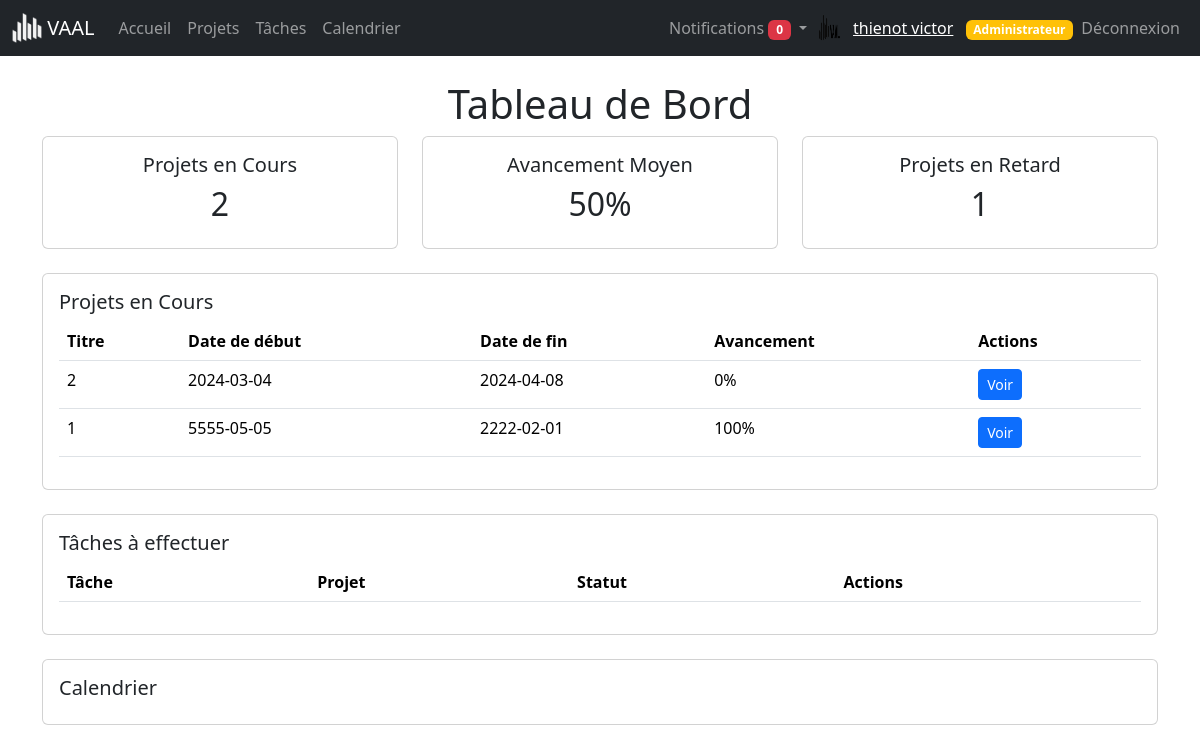
The page /dashboard.php (signed in) on the database as committed earlier.
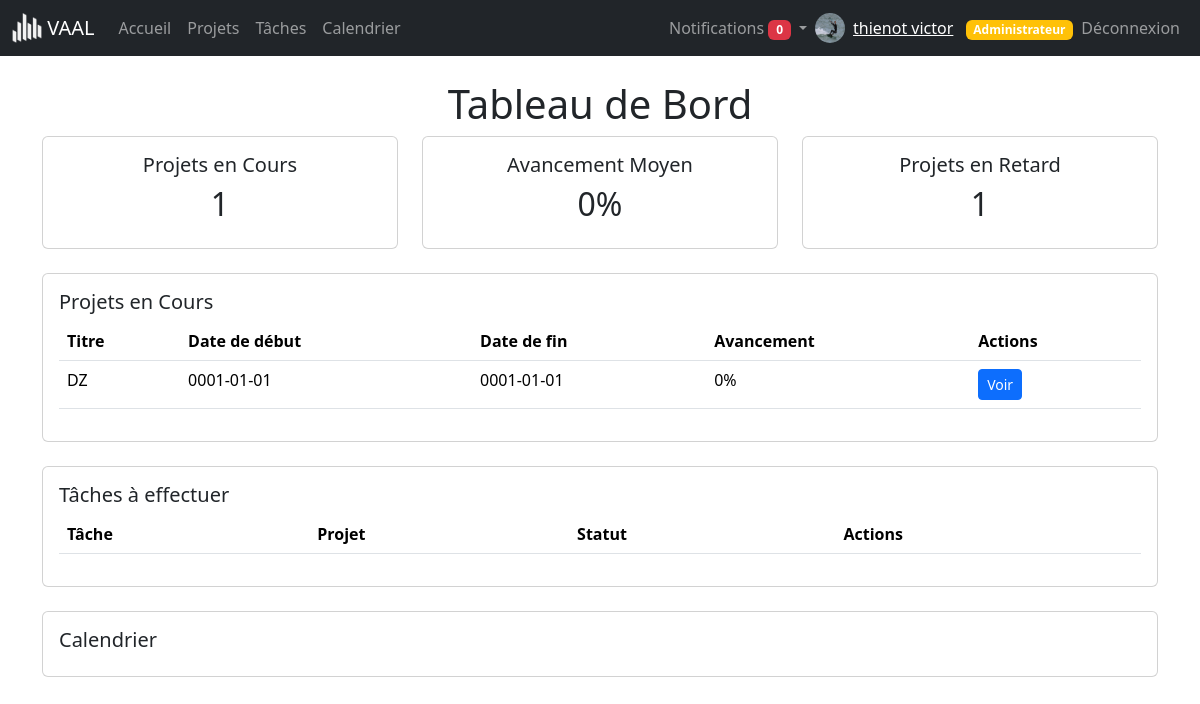
The same page on the database as committed later.
### tables this page shows
CREATE TABLE `users` (
  `id` int(11) NOT NULL,
  `profile` varchar(255) NOT NULL,
  `nom` varchar(50) NOT NULL,
  `prenom` varchar(255) NOT NULL,
  `email` varchar(100) NOT NULL,
  `password` varchar(255) NOT NULL,
  `role` enum('member','manager','admin') DEFAULT 'member',
  `activation` enum('oui','non') NOT NULL DEFAULT 'non'
);

CREATE TABLE `projects` (
  `id` int(11) NOT NULL,
  `title` varchar(100) NOT NULL,
  `description` text DEFAULT NULL,
  `start_date` date DEFAULT NULL,
  `end_date` date DEFAULT NULL,
  `budget` decimal(10,2) DEFAULT NULL,
  `manager_id` int(11) DEFAULT NULL,
  `color` varchar(7) NOT NULL DEFAULT '#FFFFFF',
  `cahier_charge` varchar(255) DEFAULT NULL,
  `user_team_id` int(11) DEFAULT NULL
);

### dashboard.php (the view, shortened to what this page needs)
<?php
include 'includes/connect.php';
include 'includes/navbar.php';
$user_id = $_SESSION['user_id'];
$projectsStmt = $pdo->prepare("
    SELECT p.id, p.title, p.start_date, p.end_date, p.budget,
           (SELECT COUNT(*) FROM Tasks t WHERE t.project_id = p.id) as total_tasks,
           (SELECT COUNT(*) FROM Tasks t WHERE t.project_id = p.id AND t.status = 'completed') as completed_tasks
    FROM Projects p
    WHERE p.manager_id = :user_id OR EXISTS (
        SELECT 1 FROM User_Team ut WHERE ut.project_id = p.id AND ut.user_id = :user_id
    )
    ORDER BY p.start_date ASC
");
$projectsStmt->execute(['user_id' => $user_id]);
$projects = $projectsStmt->fetchAll(PDO::FETCH_ASSOC);
$totalProjects = count($projects);
$totalProgress = 0;
$totalDelay = 0;
foreach ($projects as $project) {
    $progress = ($project['total_tasks'] > 0)
        ? ($project['completed_tasks'] / $project['total_tasks']) * 100
        : 0;
    $totalProgress += $progress;
    if (new DateTime($project['end_date']) < new DateTime()) {
        $totalDelay++;
    }
}
$averageProgress = ($totalProjects > 0) ? $totalProgress / $totalProjects : 0;
?>
<!DOCTYPE html>
<html lang="fr">
<head>
    <link href="https://cdn.jsdelivr.net/npm/bootstrap@5.3.3/dist/css/bootstrap.min.css" rel="stylesheet">
    <link href="https://cdnjs.cloudflare.com/ajax/libs/fullcalendar/3.10.0/fullcalendar.min.css" rel="stylesheet">
</head>
<body>
<div class="container mt-4">
    <h1 class="text-center">Tableau de Bord</h1>
    <div class="row mb-4">
        <div class="col-md-4">
            <div class="card text-center">
                <div class="card-body">
                    <h5>Projets en Cours</h5>
                    <p class="h2"><?php echo $totalProjects; ?></p>
                </div>
            </div>
        </div>
        <div class="col-md-4">
            <div class="card text-center">
                <div class="card-body">
                    <h5>Avancement Moyen</h5>
                    <p class="h2"><?php echo round($averageProgress, 2); ?>%</p>
                </div>
            </div>
        </div>
        <div class="col-md-4">
            <div class="card text-center">
                <div class="card-body">
                    <h5>Projets en Retard</h5>
                    <p class="h2"><?php echo $totalDelay; ?></p>
                </div>
            </div>
        </div>
    </div>
    <div class="card mb-4">
        <div class="card-body">
            <h5 class="card-title">Projets en Cours</h5>
            <table class="table table-hover">
                <thead>
                <tr>
                    <th>Titre</th>
                    <th>Date de début</th>
                    <th>Date de fin</th>
                    <th>Avancement</th>
                    <th>Actions</th>
                </tr>
                </thead>
                <tbody>
                <?php foreach ($projects as $project): ?>
                    <?php $progress = ($project['total_tasks'] > 0)
                        ? ($project['completed_tasks'] / $project['total_tasks']) * 100
                        : 0; ?>
                    <tr>
                        <td><?php echo htmlspecialchars($project['title']); ?></td>
                        <td><?php echo htmlspecialchars($project['start_date']); ?></td>
                        <td><?php echo htmlspecialchars($project['end_date']); ?></td>
                        <td><?php echo round($progress, 2); ?>%</td>
                        <td><a href="views/index.php?selected_project=<?php echo $project['id']; ?>" class="btn btn-primary btn-sm">Voir</a></td>
                    </tr>
                <?php endforeach; ?>
                </tbody>
            </table>
        </div>
    </div>
    <div class="card mb-4">
        <div class="card-body">
            <h5 class="card-title">Tâches à effectuer</h5>
            <table class="table table-hover">
                <thead>
                <tr>
                    <th>Tâche</th>
                    <th>Projet</th>
                    <th>Statut</th>
                    <th>Actions</th>
                </tr>
                </thead>
            </table>
        </div>
    </div>
    <div class="card">
        <div class="card-body">
            <h5 class="card-title">Calendrier</h5>
        </div>
    </div>
</div>
</body>
</html>

### includes/navbar.php (shortened to what this page needs)
<?php
include $_SERVER['DOCUMENT_ROOT'].'/Project-Management-App/includes/connect.php';
$user_id = $_SESSION['user_id'];
$stmt = $pdo->prepare("SELECT * FROM users WHERE id = ?");
$stmt->execute([$user_id]);
$user = $stmt->fetch(PDO::FETCH_ASSOC);
$notificationsStmt = $pdo->prepare("SELECT * FROM notifications WHERE user_id = ? AND is_read = 0 ORDER BY created_at DESC");
$notificationsStmt->execute([$user_id]);
$notifications = $notificationsStmt->fetchAll();
$notificationCount = count($notifications);
$user_name = htmlspecialchars($user['nom'] . ' ' . $user['prenom']);
$profile_image = !empty($user['profile']) ? $user['profile'] : 'assets/images/default-profile.png';
$user_role = $user['role'];
?>
<nav class="navbar navbar-expand-lg navbar-dark bg-dark">
    <div class="container-fluid">
        <a class="navbar-brand" href="/Project-Management-App/index.php">
            <img src="/Project-Management-App/assets/images/logo_white.png" alt="Logo" width="30" height="30" class="d-inline-block align-top">
            VAAL
        </a>
        <div class="collapse navbar-collapse" id="navbarNav">
            <ul class="navbar-nav me-auto mb-2 mb-lg-0">
                <li class="nav-item">
                    <a class="nav-link" href="/Project-Management-App/dashboard.php">Accueil</a>
                </li>
                <li class="nav-item">
                    <a class="nav-link" href="/Project-Management-App/views/projects/view.php">Projets</a>
                </li>
                <li class="nav-item">
                    <a class="nav-link" href="/Project-Management-App/views/tasks/view.php">Tâches</a>
                </li>
                <li class="nav-item">
                    <a class="nav-link" href="/Project-Management-App/views/calendar/view.php">Calendrier</a>
                </li>
            </ul>
            <ul class="navbar-nav ms-auto mb-2 mb-lg-0 align-items-center">
                <li class="nav-item dropdown">
                    <a class="nav-link dropdown-toggle" href="#" id="notificationsDropdown" role="button" data-bs-toggle="dropdown" aria-expanded="false">
                        Notifications <span class="badge bg-danger"><?php echo $notificationCount; ?></span>
                    </a>
                </li>
                <li class="nav-item d-flex align-items-center">
                    <img src="/Project-Management-App/<?php echo htmlspecialchars($profile_image); ?>" alt="Profile Image" width="30" height="30" class="rounded-circle me-2">
                    <span class="navbar-text">
                        <a href="/Project-Management-App/views/auth/profile.php"><?php echo $user_name; ?></a>
                        <?php if ($user_role === 'admin'): ?>
                            <span class="badge bg-warning text-dark ms-2"><a href="/Project-Management-App/dashboard_admin.php" style="text-decoration: none;">Administrateur</a></span>
                        <?php endif; ?>
                    </span>
                </li>
                <li class="nav-item">
                    <a class="nav-link" href="/Project-Management-App/includes/logout.php">Déconnexion</a>
                </li>
            </ul>
        </div>
    </div>
</nav>

Rows that differ between the two databases and show on the page:
removed projects: title "2", start_date "2024-03-04", end_date "2024-04-08", progress "0"
removed projects: title "1", start_date "5555-05-05", end_date "2222-02-01", progress "100"
changed users "thienot victor": profile: a different picture
added projects: title "DZ", start_date "0001-01-01", end_date "0001-01-01", progress "0"
Other text that changed with them:
$totalProjects: "2" → "1"
$averageProgress: "50" → "0"
